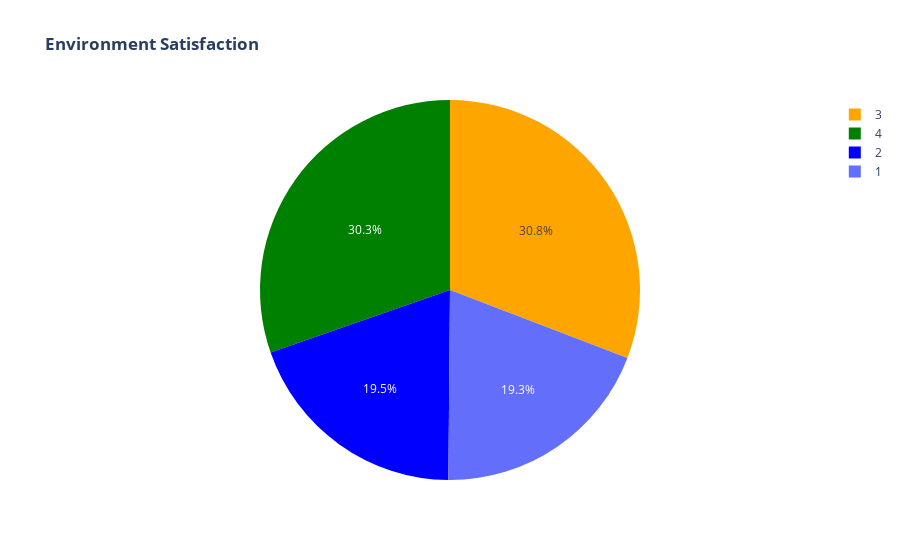

Notebook code for this chart:
### Code cell
import plotly.graph_objects as go

# Count the values in the 'Department' column
Department_counts = df["EnvironmentSatisfaction"].value_counts()

# Create a pie chart for departments with 3 different colors
fig = go.Figure(data=[go.Pie(labels=Department_counts.index, values=Department_counts.values,
                             marker_colors=['orange', 'green', 'blue'])])
fig.update_layout(title='<b>Environment Satisfaction<b>')
fig.show()

### Figure 1 — Plotly figure (JSON) as saved in the notebook; plotly's stock layout.template omitted (floating-point values rounded to 4 significant figures)
{"data": [{"labels": [3, 4, 2, 1], "marker": {"colors": ["orange", "green", "blue"]}, "type": "pie", "values": [453, 446, 287, 284]}], "layout": {"title": {"text": "<b>Environment Satisfaction<b>"}}}
